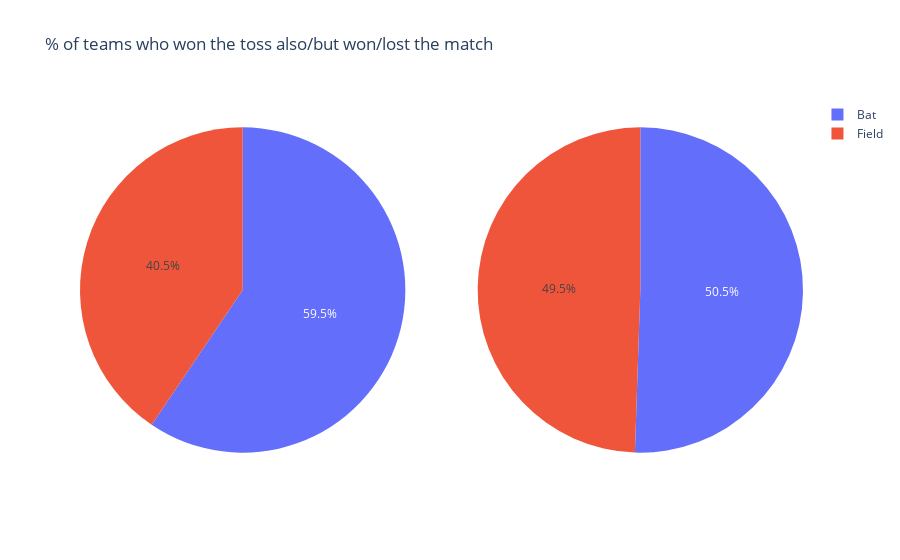

The notebook cell this image was saved under:
### Markdown cell above
### Toss Result vs Match Result analysis

### Code cell
fig = make_subplots(rows=1, cols=2, specs=[[{'type':'domain'}, {'type':'domain'}]])

labels = ['Bat','Field']

values = df_match[df_match.IS_Result==1][df_match.Toss_Winner_Id==df_match.Match_Winner_Id].Toss_Decision.value_counts().values

fig.add_trace(
    go.Pie(
        labels=labels, 
        values=df_match[df_match.IS_Result==1][df_match.Toss_Winner_Id==df_match.Match_Winner_Id].Toss_Decision.value_counts().values,
#         hole=.5,
        name="Winners"
    ),
    1, 1
)
fig.add_trace(
    go.Pie(
        labels=labels, 
        values=df_match[df_match.IS_Result==1][df_match.Toss_Winner_Id!=df_match.Match_Winner_Id].Toss_Decision.value_counts().values, 
#         hole=.5,
        name="Loosers"
    ),
    1, 2
)
fig.update_layout(
    title_text="% of teams who won the toss also/but won/lost the match",
    # Add annotations in the center of the donut pies.
#     annotations=[dict(text='Won', x=0.20, y=0.5, font_size=16, showarrow=False),
#                  dict(text='Lost', x=0.80, y=0.5, font_size=16, showarrow=False)])
)
fig.show()

### Figure 1 — Plotly figure (JSON) as saved in the notebook; plotly's stock layout.template omitted (floating-point values rounded to 4 significant figures)
{"data": [{"domain": {"x": [0, 0.45], "y": [0, 1]}, "labels": ["Bat", "Field"], "name": "Winners", "type": "pie", "values": [173, 118]}, {"domain": {"x": [0.55, 1], "y": [0, 1]}, "labels": ["Bat", "Field"], "name": "Loosers", "type": "pie", "values": [143, 140]}], "layout": {"autosize": true, "title": {"text": "% of teams who won the toss also/but won/lost the match"}}}
